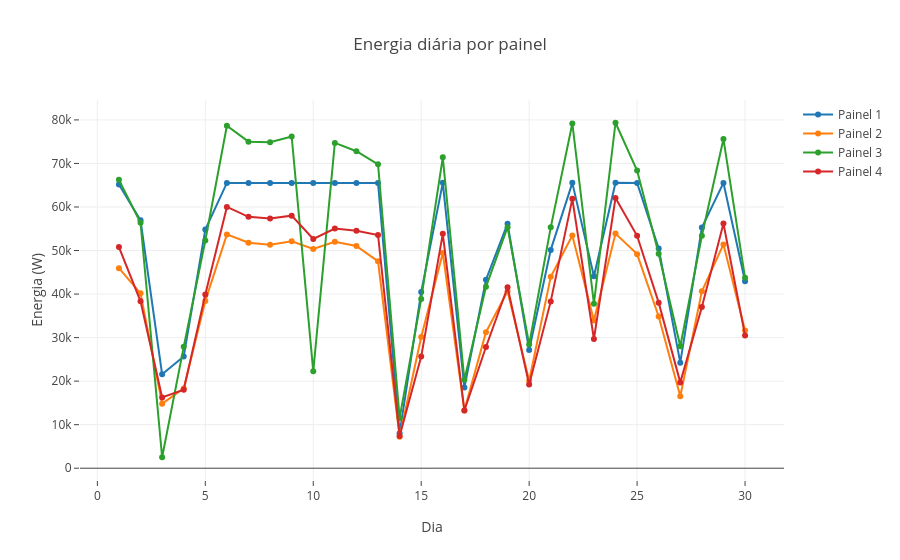

The cell this chart's notebook holds for it:
### Code cell
sctt = []
for srv in range(1,5,1):
    subset = trace1[trace1['painel'] == float(srv)];
    sctt.append(go.Scatter(
                    x = subset['dia'],
                    y = subset['total'],
                    name = "Painel " + str(srv),
                    mode = 'lines+markers')
               )

data = sctt
layout = dict(title = 'Energia diária por painel',
              xaxis= dict(title= 'Dia',zeroline= False,
                         ticks='outside'),
              yaxis = dict(title= 'Energia (W)',
                            ticks='outside')
             )
fig = dict(data = data, layout = layout)
iplot(fig)

### Figure 1 — Plotly figure (JSON) as saved in the notebook; plotly's stock layout.template omitted (floating-point values rounded to 4 significant figures)
{"data": [{"mode": "lines+markers", "name": "Painel 1", "type": "scatter", "uid": "8f645458-f366-11e8-a2fc-14dda982e0f7", "x": [1, 2, 3, 4, 5, 6, 7, 8, 9, 10, 11, 12, 13, 14, 15, 16, 17, 18, 19, 20, 21, 22, 23, 24, 25, 26, 27, 28, 29, 30], "y": [65150, 56930, 21571, 25671, 54820, 65530, 65530, 65530, 65530, 65530, 65530, 65530, 65530, 8044, 40450, 65540, 18530, 43300, 56160, 27156, 50150, 65540, 44070, 65540, 65530, 50460, 24247, 55290, 65530, 42950]}, {"mode": "lines+markers", "name": "Painel 2", "type": "scatter", "uid": "8f645459-f366-11e8-8fde-14dda982e0f7", "x": [1, 2, 3, 4, 5, 6, 7, 8, 9, 10, 11, 12, 13, 14, 15, 16, 17, 18, 19, 20, 21, 22, 23, 24, 25, 26, 27, 28, 29, 30], "y": [45940, 40160, 14821, 18321, 38430, 53710, 51810, 51320, 52140, 50340, 52020, 51040, 47510, 7243, 30120, 49440, 13281, 31237, 40650, 20114, 43980, 53440, 33940, 53890, 49170, 34860, 16519, 40650, 51410, 31640]}, {"mode": "lines+markers", "name": "Painel 3", "type": "scatter", "uid": "8f64545a-f366-11e8-87b9-14dda982e0f7", "x": [1, 2, 3, 4, 5, 6, 7, 8, 9, 10, 11, 12, 13, 14, 15, 16, 17, 18, 19, 20, 21, 22, 23, 24, 25, 26, 27, 28, 29, 30], "y": [66240, 56390, 2518, 27878, 52320, 78650, 75010, 74850, 76190, 22257, 74720, 72810, 69810, 11560, 38880, 71410, 20322, 41670, 55360, 28415, 55320, 79190, 37790, 79350, 68380, 49280, 28026, 53390, 75610, 43730]}, {"mode": "lines+markers", "name": "Painel 4", "type": "scatter", "uid": "8f64545b-f366-11e8-a959-14dda982e0f7", "x": [1, 2, 3, 4, 5, 6, 7, 8, 9, 10, 11, 12, 13, 14, 15, 16, 17, 18, 19, 20, 21, 22, 23, 24, 25, 26, 27, 28, 29, 30], "y": [50800, 38330, 16263, 18023, 39920, 60020, 57740, 57340, 58010, 52650, 55040, 54560, 53570, 7405, 25648, 53840, 13245, 27847, 41560, 19238, 38320, 61870, 29684, 62070, 53380, 38030, 19716, 37030, 56220, 30504]}], "layout": {"title": "Energia diária por painel", "xaxis": {"ticks": "outside", "title": "Dia", "zeroline": false}, "yaxis": {"ticks": "outside", "title": "Energia (W)"}}}
